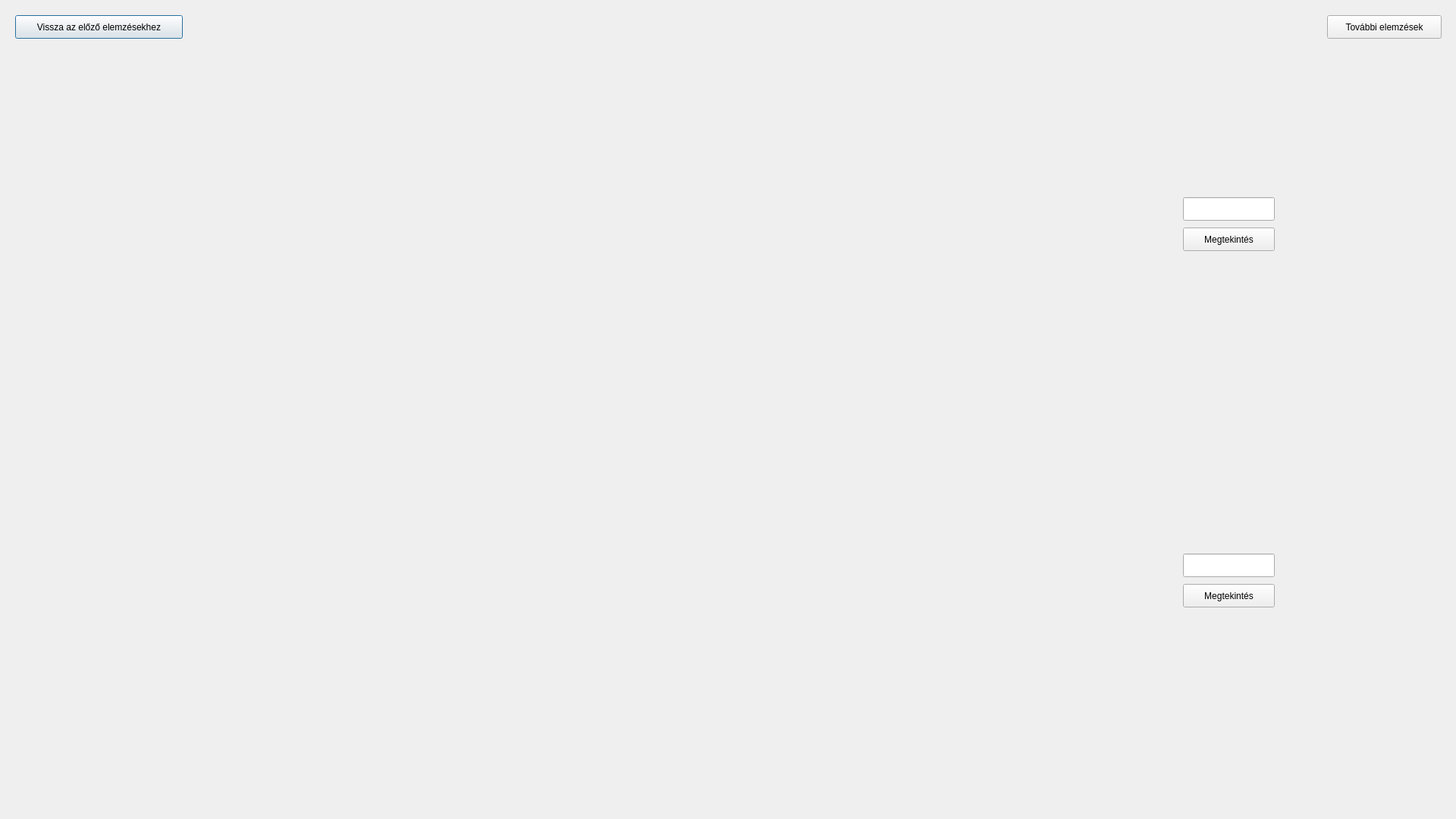
<?xml version="1.0" encoding="UTF-8"?>
<ui version="4.0">
 <class>Dialog</class>
 <widget class="QDialog" name="Dialog">
  <property name="geometry">
   <rect>
    <x>0</x>
    <y>0</y>
    <width>1920</width>
    <height>1080</height>
   </rect>
  </property>
  <property name="windowTitle">
   <string>Dialog</string>
  </property>
  <widget class="QPushButton" name="prev_screen_button">
   <property name="geometry">
    <rect>
     <x>20</x>
     <y>20</y>
     <width>221</width>
     <height>31</height>
    </rect>
   </property>
   <property name="text">
    <string>Vissza az előző elemzésekhez</string>
   </property>
  </widget>
  <widget class="QLineEdit" name="similar_word_textbox_1">
   <property name="geometry">
    <rect>
     <x>1560</x>
     <y>260</y>
     <width>121</width>
     <height>31</height>
    </rect>
   </property>
  </widget>
  <widget class="QPushButton" name="similar_words_button_1">
   <property name="geometry">
    <rect>
     <x>1560</x>
     <y>300</y>
     <width>121</width>
     <height>31</height>
    </rect>
   </property>
   <property name="text">
    <string>Megtekintés</string>
   </property>
  </widget>
  <widget class="QLineEdit" name="similar_word_textbox_2">
   <property name="geometry">
    <rect>
     <x>1560</x>
     <y>730</y>
     <width>121</width>
     <height>31</height>
    </rect>
   </property>
  </widget>
  <widget class="QWidget" name="verticalLayoutWidget_3">
   <property name="geometry">
    <rect>
     <x>370</x>
     <y>60</y>
     <width>1180</width>
     <height>471</height>
    </rect>
   </property>
   <layout class="QVBoxLayout" name="similar_words_vbox_1"/>
  </widget>
  <widget class="QPushButton" name="similar_words_button_2">
   <property name="geometry">
    <rect>
     <x>1560</x>
     <y>770</y>
     <width>121</width>
     <height>31</height>
    </rect>
   </property>
   <property name="text">
    <string>Megtekintés</string>
   </property>
  </widget>
  <widget class="QLabel" name="word_similarity_label_1">
   <property name="geometry">
    <rect>
     <x>970</x>
     <y>1000</y>
     <width>67</width>
     <height>17</height>
    </rect>
   </property>
   <property name="text">
    <string/>
   </property>
  </widget>
  <widget class="QLabel" name="word_similarity_label_2">
   <property name="geometry">
    <rect>
     <x>970</x>
     <y>1060</y>
     <width>67</width>
     <height>17</height>
    </rect>
   </property>
   <property name="text">
    <string/>
   </property>
  </widget>
  <widget class="QPushButton" name="next_screen_button">
   <property name="geometry">
    <rect>
     <x>1750</x>
     <y>20</y>
     <width>151</width>
     <height>31</height>
    </rect>
   </property>
   <property name="text">
    <string>További elemzések</string>
   </property>
  </widget>
  <widget class="QWidget" name="verticalLayoutWidget_4">
   <property name="geometry">
    <rect>
     <x>370</x>
     <y>530</y>
     <width>1180</width>
     <height>471</height>
    </rect>
   </property>
   <layout class="QVBoxLayout" name="similar_words_vbox_2"/>
  </widget>
 </widget>
 <resources/>
 <connections/>
</ui>
